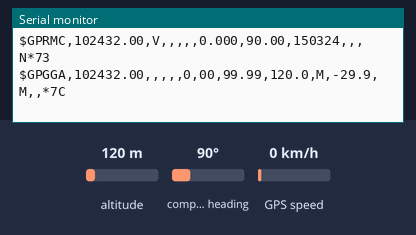
Bench run of a sketch on a simulated Arduino Uno, built with avr-gcc and run on an emulated ATmega328P. On the bench: the last lines printed to the serial monitor. The test bench sets the inputs (shaded band); at power-on: altitude 120 m, compass heading 90°, GPS speed 0 km/h. The GPS gets a fix after 3 s at 37.7749, -122.4194 with 8 satellites.

Above: at 2.2 s.
2.3 s: altitude set to 20 m
At 3.13 s:
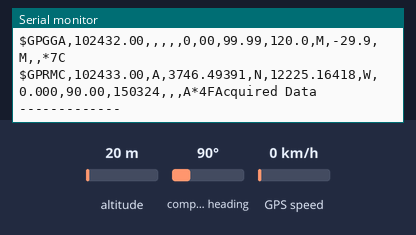
4.6 s: compass heading set to 180°
At 4.96 s:
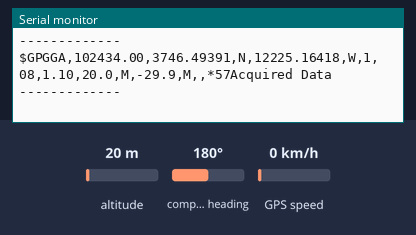
9.0 s: GPS speed set to 2 km/h
At 9.23 s:
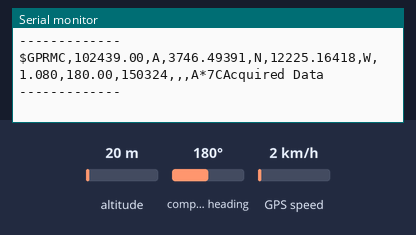
11.2 s: altitude set to 250 m
At 11.68 s:
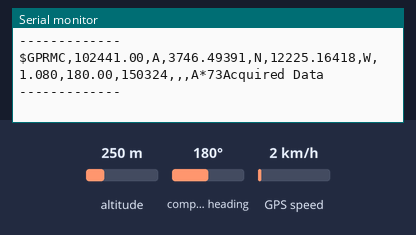
15.6 s: compass heading set to 7°
At 15.99 s:
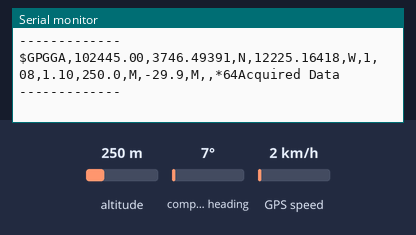
20.0 s: compass heading set to 90°
At 20.27 s:
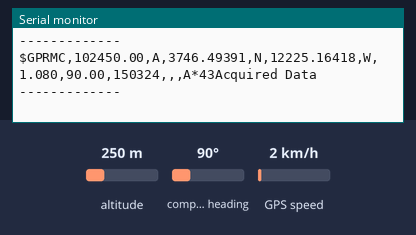
Timing chart, 0 to 23.0 s (numbered marks = the images above; inputs shaded):
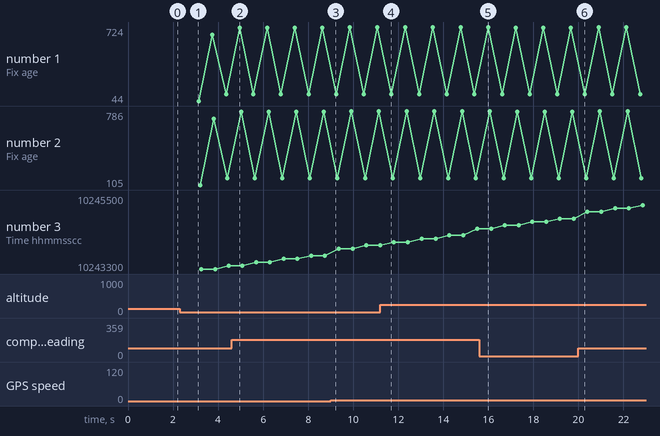

Measured:
- after the input at 9.0 s, the serial monitor: prints a new line after 0.13 s (image 3)
- after the input at 20.0 s, the serial monitor: prints a new line after 0.17 s (image 6)
- plotted number 1: 107 → 719 after the input at 4.6 s, 719 → 721 after the input at 9.0 s, 108 → 718 after the input at 15.6 s
- plotted number 2: 168 → 781 after the input at 4.6 s, 781 → 783 after the input at 9.0 s, 169 → 780 after the input at 15.6 s, 780 → 168 after the input at 20.0 s
- plotted number 3: 10244800 → 10245500 after the input at 20.0 s

The sketch:

gps.ino
```cpp
/*********************
 *10 to GPS Module TX*
 *09 to GPS Module RX*
 *********************/

#include <SoftwareSerial.h>
#include <TinyGPS.h>

SoftwareSerial mySerial(10, 11);
TinyGPS gps;

void gpsdump(TinyGPS &gps);
void printFloat(double f, int digits = 2);

void setup()
{
  // Oploen serial communications and wait for port to open:
  Serial.begin(9600);
  // set the data rate for the SoftwareSerial port
  mySerial.begin(9600);
  delay(1000);
  Serial.println("uBlox Neo 6M");
  Serial.print("Testing TinyGPS library v. "); Serial.println(TinyGPS::library_version());
  Serial.println("by Mikal Hart");
  Serial.println();
  Serial.print("Sizeof(gpsobject) = ");
  Serial.println(sizeof(TinyGPS));
  Serial.println();
}

void loop() // run over and over
{
  bool newdata = false;
  unsigned long start = millis();
  // Every 5 seconds we print an update
  while (millis() - start < 5000)
  {
    if (mySerial.available())

    {
      char c = mySerial.read();
      Serial.print(c);   //uncomment to see raw GPS data//
      if (gps.encode(c))
      {
        newdata = true;
        break;  // uncomment to print new data immediately!
      }
    }
  }

  if (newdata)
  {
    Serial.println("Acquired Data");
    Serial.println("-------------");
    gpsdump(gps);
    Serial.println("-------------");
    Serial.println();
  }

}

void gpsdump(TinyGPS &gps)
{
  long lat, lon;
  float flat, flon;
  unsigned long age, date, time, chars;
  int year;
  byte month, day, hour, minute, second, hundredths;
  unsigned short sentences, failed;

  gps.get_position(&lat, &lon, &age);
  Serial.print("Lat/Long(10^-5 deg): "); Serial.print(lat); Serial.print(", "); Serial.print(lon);
  Serial.print(" Fix age: "); Serial.print(age); Serial.println("ms.");

  // On Arduino, GPS characters may be lost during lengthy Serial.print()
  // On Teensy, Serial prints to USB, which has large output buffering and
  //   runs very fast, so it's not necessary to worry about missing 4800
  //    GPS characters.

  gps.f_get_position(&flat, &flon, &age);
  Serial.print("Lat/Long(float): "); printFloat(flat, 5); Serial.print(", "); printFloat(flon, 5);
    Serial.print(" Fix age: "); Serial.print(age); Serial.println("ms.");

  gps.get_datetime(&date, &time, &age);
  Serial.print("Date(ddmmyy): "); Serial.print(date); Serial.print(" Time(hhmmsscc): ");
    Serial.print(time);
  Serial.print(" Fix age: "); Serial.print(age); Serial.println("ms.");

  gps.crack_datetime(&year, &month, &day, &hour, &minute, &second, &hundredths, &age);
  Serial.print("Date: "); Serial.print(static_cast<int>(month)); Serial.print("/");
    Serial.print(static_cast<int>(day)); Serial.print("/"); Serial.print(year);
  Serial.print("  Time: "); Serial.print(static_cast<int>(hour+8));  Serial.print(":"); //Serial.print("UTC +08:00 Malaysia");
    Serial.print(static_cast<int>(minute)); Serial.print(":"); Serial.print(static_cast<int>(second));
    Serial.print("."); Serial.print(static_cast<int>(hundredths)); Serial.print(" UTC +08:00 Malaysia");
  Serial.print("  Fix age: ");  Serial.print(age); Serial.println("ms.");

  Serial.print("Alt(cm): "); Serial.print(gps.altitude()); Serial.print(" Course(10^-2 deg): ");
    Serial.print(gps.course()); Serial.print(" Speed(10^-2 knots): "); Serial.println(gps.speed());
  Serial.print("Alt(float): "); printFloat(gps.f_altitude()); Serial.print(" Course(float): ");
    printFloat(gps.f_course()); Serial.println();
  Serial.print("Speed(knots): "); printFloat(gps.f_speed_knots()); Serial.print(" (mph): ");
    printFloat(gps.f_speed_mph());
  Serial.print(" (mps): "); printFloat(gps.f_speed_mps()); Serial.print(" (kmph): ");
    printFloat(gps.f_speed_kmph()); Serial.println();

  gps.stats(&chars, &sentences, &failed);
  Serial.print("Stats: characters: "); Serial.print(chars); Serial.print(" sentences: ");
    Serial.print(sentences); Serial.print(" failed checksum: "); Serial.println(failed);
}

void printFloat(double number, int digits)
{
  // Handle negative numbers
  if (number < 0.0)
  {
     Serial.print('-');
     number = -number;
  }

  // Round correctly so that print(1.999, 2) prints as "2.00"
  double rounding = 0.5;
  for (uint8_t i=0; i<digits; ++i)
    rounding /= 10.0;

  number += rounding;

  // Extract the integer part of the number and print it
  unsigned long int_part = (unsigned long)number;
  double remainder = number - (double)int_part;
  Serial.print(int_part);

  // Print the decimal point, but only if there are digits beyond
  if (digits > 0)
    Serial.print(".");

  // Extract digits from the remainder one at a time
  while (digits-- > 0)
  {
    remainder *= 10.0;
    int toPrint = int(remainder);
    Serial.print(toPrint);
    remainder -= toPrint;
  }
}
```
